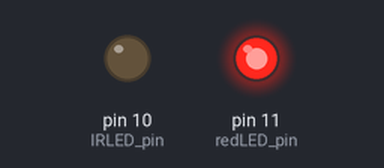
Bench run of a sketch on a simulated Arduino Uno, built with avr-gcc and run on an emulated ATmega328P. On the bench: output pins drawn as LEDs (lit = HIGH).

Above: at 0.5 s.
At 2.5 s:
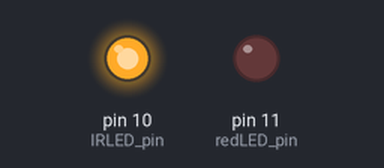
At 3.5 s:
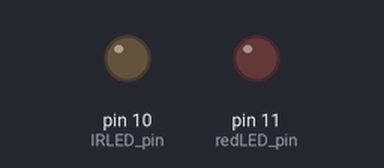
Timing chart, 0 to 5.2 s (numbered marks = the images above):
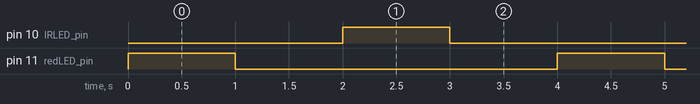

The sketch:

LED_Testing.ino
```cpp
//initialize variables
const int redLED_pin = 11;
const int IRLED_pin = 10;

void setup() {
  pinMode(redLED_pin, OUTPUT);
  pinMode(IRLED_pin, OUTPUT);
}

void loop() {
  //redLED light
  digitalWrite(redLED_pin, HIGH);
  delay(1000);
  digitalWrite(redLED_pin, LOW);
  delay(1000);

  //IRLED light
  digitalWrite(IRLED_pin, HIGH);
  delay (1000);
  digitalWrite(IRLED_pin, LOW);
  delay (1000);
}
```

Measured:
- by itself, pin 10 (IRLED_pin), pin 11 (redLED_pin): alternates HIGH for 1.0 s and LOW for 3.0 s
- by itself, everything shown: repeats every 4.0 s, in 4 steps
